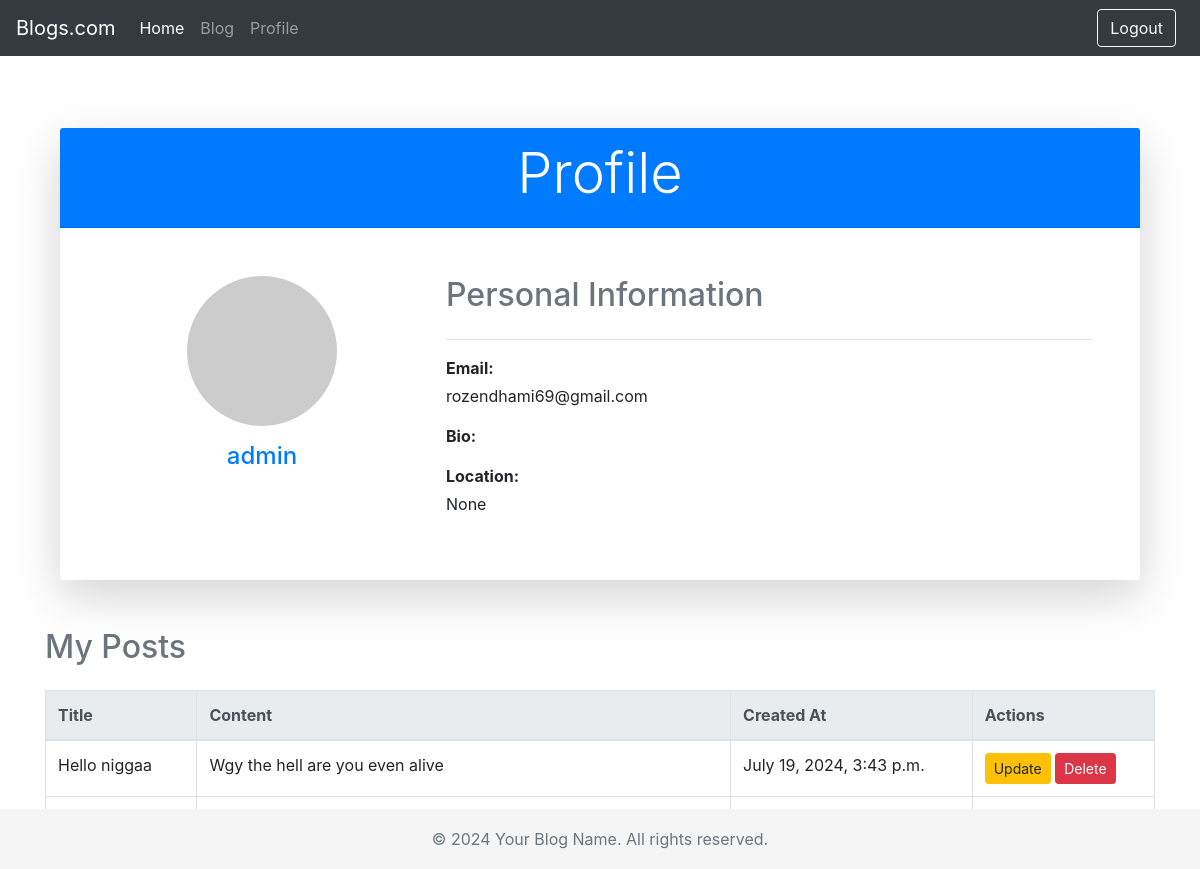
/profile/ (signed in), run on the app's committed database.
### blog/models.py (models this page shows, shortened)
class Blogger(models.Model):
    user = models.OneToOneField(User, null=True, on_delete=models.CASCADE)
    name = models.CharField(max_length=200, null=True, verbose_name='Blogger name')
    phone = models.CharField(max_length=200, null=True, verbose_name='Phone Number')
    email = models.EmailField(max_length=200, null=True, verbose_name='Email')
    image = models.ImageField(null=True, blank=True, verbose_name='Profile Picture')
    bio = models.TextField(verbose_name='Biography')
    location = models.CharField(max_length=200, blank=True, null=True, verbose_name='Address')

class post(models.Model):
    title = models.CharField(max_length=200)
    content = models.TextField()
    created_at = models.DateTimeField()
    author = models.ForeignKey(User, on_delete=models.CASCADE)

### blog/views.py (the view)
# urls.py: path('profile/',profile,name='profile'),
@login_required(login_url='/login/')
def profile(request):
    user_profile = Blogger.objects.get(user=request.user)
    user_posts = post.objects.filter(author=request.user)
    context={
        'user' : request.user,
        'profile': user_profile,
        'posts':user_posts
    }
    return render(request,'profile.html',context)

### blog/Templates/profile.html (shortened to what this page needs)
{% extends 'base.html' %}
{% block content %}
<div class="container mt-5">
    <div class="card shadow-lg border-0">
        <div class="card-header text-center bg-primary text-white">
            <h1 class="display-4">Profile</h1>
        </div>
        <div class="card-body p-5">
            <div class="row">
                <div class="col-md-4 text-center">
                    {% if profile.image %}
                        <img src="{{ profile.image.url }}" alt="{{ user.username }}'s profile image" class="rounded-circle img-fluid mb-3" style="width: 150px; height: 150px; object-fit: cover;" />
                    {% else %}
                        <img src="https://via.placeholder.com/150" alt="No profile image" class="rounded-circle img-fluid mb-3" style="width: 150px; height: 150px; object-fit: cover;" />
                    {% endif %}
                    <h4 class="text-primary">{{ user.username }}</h4>
                </div>
                <div class="col-md-8">
                    <h2 class="text-secondary mb-4">Personal Information</h2>
                    <hr>
                    <div class="mb-3">
                        <p class="mb-1"><strong>Email:</strong></p>
                        <p>{{ user.email }}</p>
                    </div>
                    <div class="mb-3">
                        <p class="mb-1"><strong>Bio:</strong></p>
                    </div>
                    <div class="mb-3">
                        <p class="mb-1"><strong>Location:</strong></p>
                        <p>{{ profile.location }}</p>
                    </div>
                </div>
            </div>
        </div>
    </div>
</div>
<div class="mt-5">
    <h2 class="text-secondary mb-4">My Posts</h2>
    <table class="table table-bordered">
        <thead class="thead-light">
            <tr>
                <th>Title</th>
                <th>Content</th>
                <th>Created At</th>
                <th>Actions</th>
            </tr>
        </thead>
        <tbody>
            {% for post in posts %}
            <tr>
                <td>{{ post.title }}</td>
                <td>{{ post.content }}</td>
                <td>{{ post.created_at }}</td>
                <td>
                    <a href="" class="btn btn-sm btn-warning">Update</a>
                    <a href="{% url 'delete_post' post.id %}" class="btn btn-sm btn-danger">Delete</a>
                </td>
            </tr>
            {% endfor %}
        </tbody>
    </table>
</div>
{% endblock %}

### blog/Templates/base.html (style rules this page uses)
body { padding-top: 5rem; }

### data on the page
Blogger: location "None"
post: title "Hello niggaa", content "Wgy the hell are you even alive", created_at "July 19, 2024, 3:43 p.m."

### other printed values
{{ user.username }} "admin"
{{ user.email }} "rozendhami69@gmail.com"
